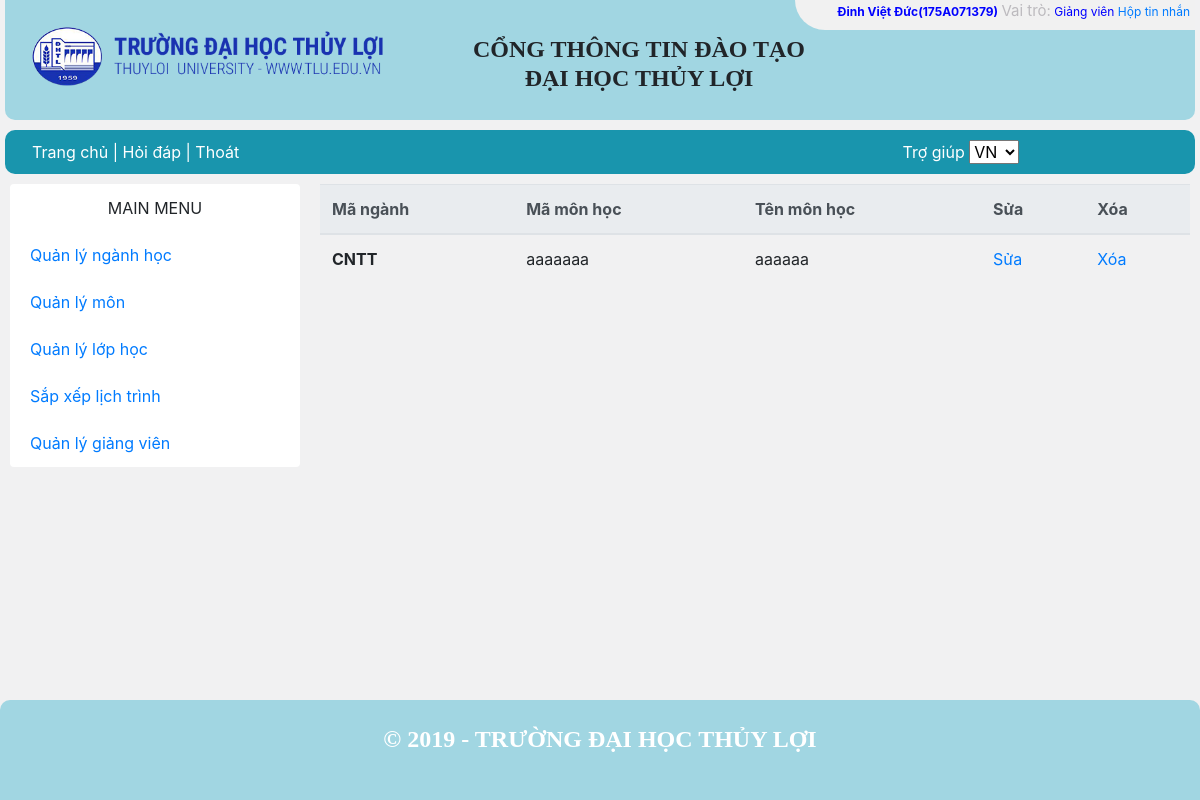
Before: /QuanLy/quanly_CNmon.php with the older database file.
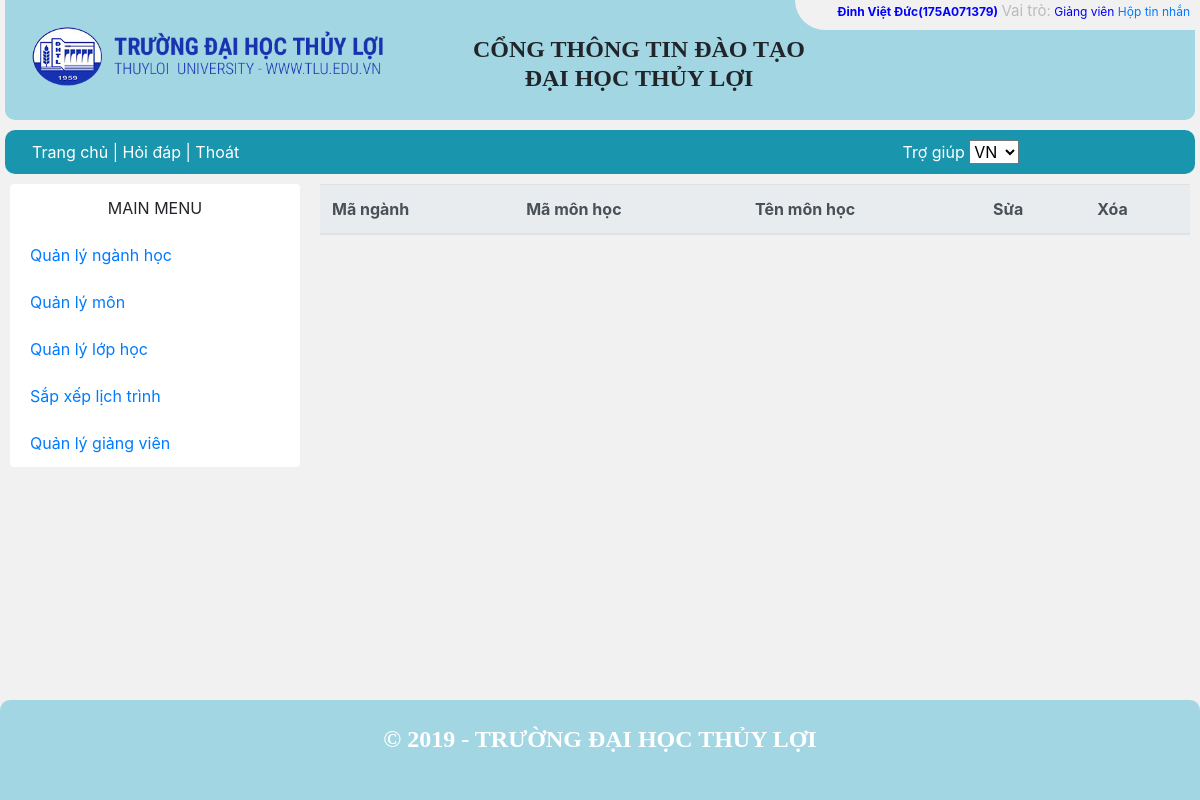
After: the same page with the newer database file.
### tables this page shows
CREATE TABLE `mon` (
  `TenMon` varchar(30) DEFAULT NULL,
  `MaMon` varchar(10) NOT NULL,
  `MaNganh` varchar(10) DEFAULT NULL
);

### QuanLy/quanly_CNmon.php (the view, shortened to what this page needs)
<?php require_once("../includes/mysqli_connect.php"); ?>
<?php require ("dautrang.php"); ?>
<?php
    $sql = "SELECT TenMon , MaMon , MaNganh FROM mon";
    $query = mysqli_query($dbcon,$sql);
?>
<main>
<?php require ("nav.php"); ?>
      <div class="grid-container">
      <?php require ("navquanly.php"); ?>
        <div class="grid-item item2">
        <table class="table">
      <thead class="thead-light">
        <tr>
          <th scope="col">Mã ngành</th>
          <th scope="col">Mã môn học</th>
          <th scope="col">Tên môn học</th>
          <th scope="col">Sửa</th>
          <th scope="col">Xóa</th>
        </tr>
      </thead>
      <tbody>
          <?php
            while ( $row = mysqli_fetch_array($query)) {
               $MaMon = $row['MaMon'];
        ?>
        <tr>
          <th scope="row"><?php echo $row['MaNganh']; ?></th>
          <td><?php echo $row['MaMon']; ?></td>
          <td><?php echo $row['TenMon']; ?></td>
          <td><a href="capnhatmon.php?id=<?php echo $MaMon;?>">Sửa</a></td>
          <td><a href="quanly_CNmon.php?id_delete=<?php echo $MaMon;?>">Xóa</a></td>
        </tr>
        <?php } ?>
      </tbody>
    </table>
        </div>
      </div>
    </main>
<?php require ("chantrang.php"); ?>

Changed rows visible on the page:
removed mon: MaNganh "CNTT", MaMon "aaaaaaa", TenMon "aaaaaa"
